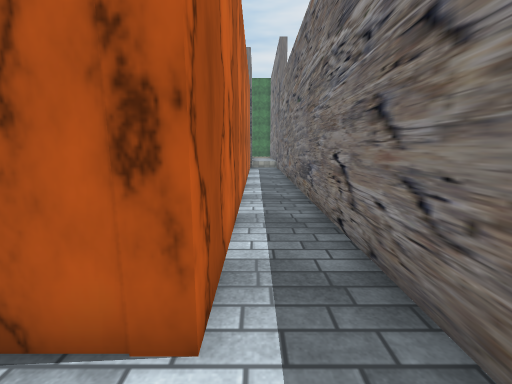
View 1 (above)

12 first-person views from a walk through a Unity game level. The camera is 1.5 m above the floor, tilts 10° down and sees 90° across. Doors are open. The floor is counted in squares, 1 m on a side. Each view is taken from the middle of a square. On the plan, view 1 faces up. The plan holds only what a view shows up to about 13 squares ahead; the rest is blank. The place goes on beyond the plan. The player is left out. Some surface patterns are stand-ins.

View 2
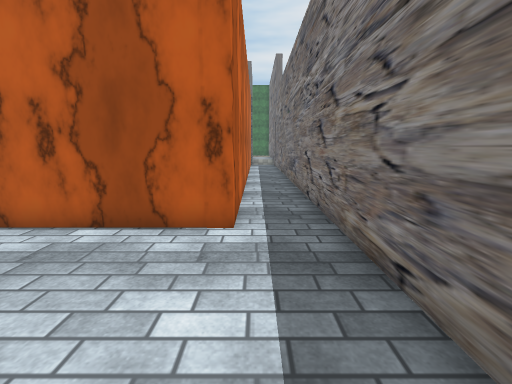

View 3
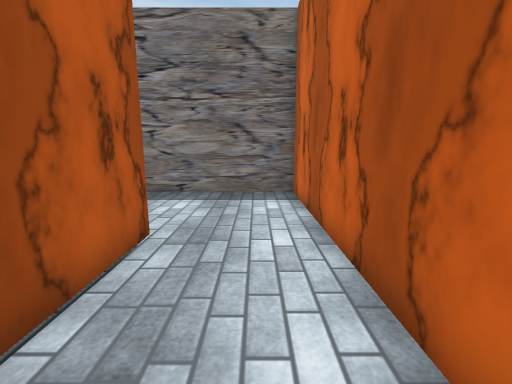

View 4
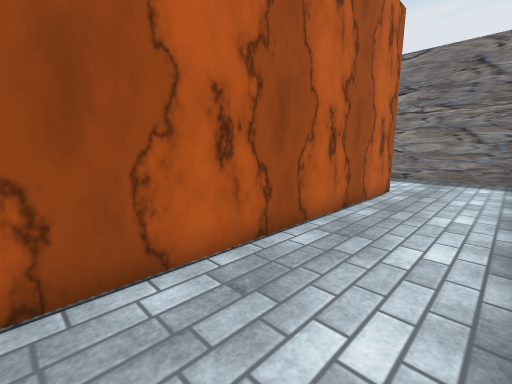

View 5
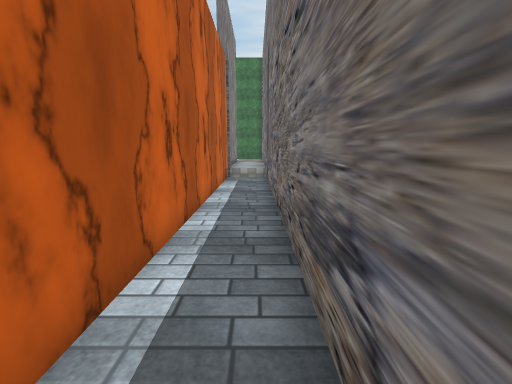

View 6
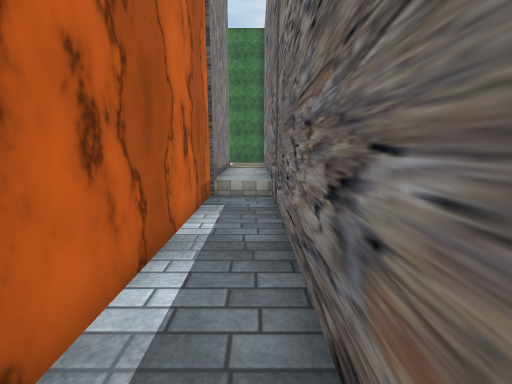

View 7
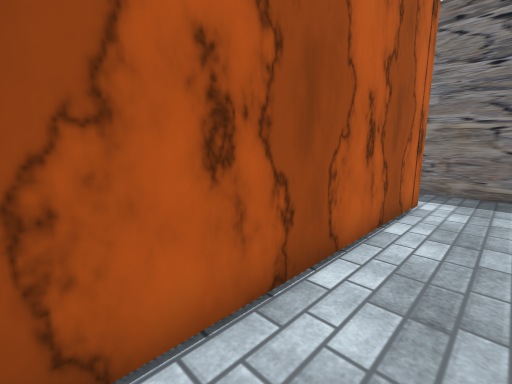

View 8
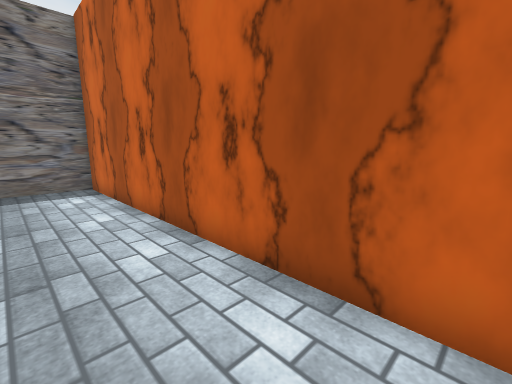

View 9
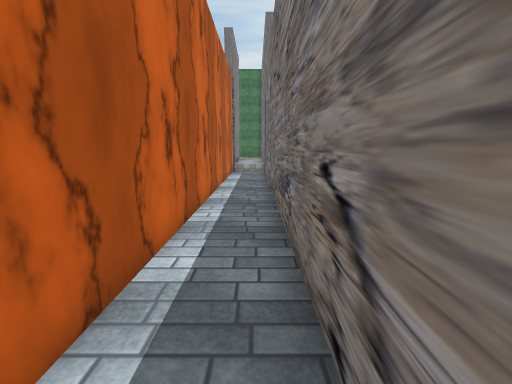

View 10
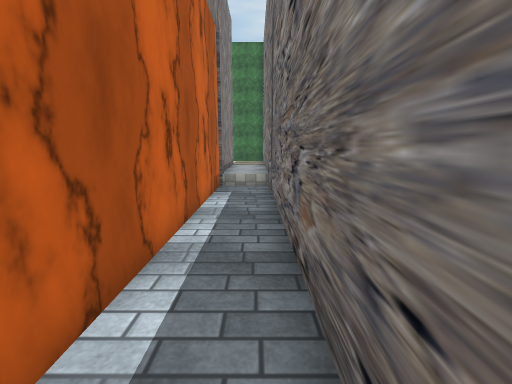

View 11
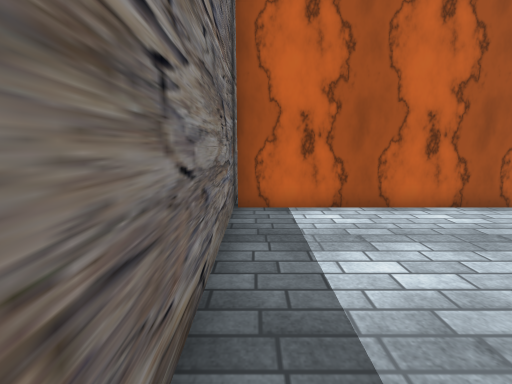

View 12
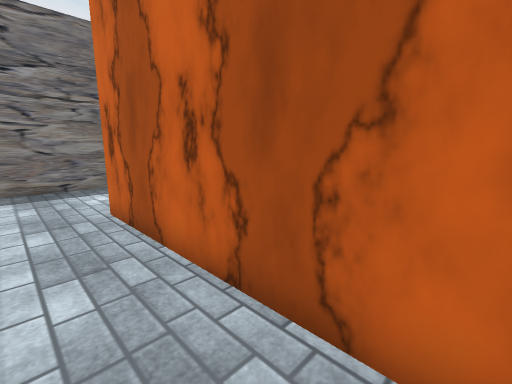

### Floor plan
Points are (right, up) in squares from view 1. A wall is a line through its corners. A room is listed if a view was taken in it or the views show most of it. See-through windows are left out.
Room 1 (views 1, 2, 3, 5, 6, 7, 8, 9, 10, 11, 12)
walls: (-2.6, -1.1) (-12.2, -1.1); (-9.2, -0.6) (-2.6, -0.6); (-9.2, -4.3) (1.5, -4.3); (1.6, -4.1) (1.6, 18.5); (-0.4, 18.5) (-0.4, 1.6) (-8.2, 1.6)
ways out: opening at (-12, -2.5) to room 2
Room 2 (view 4)
walls: (1.6, -5.6) (1.6, -4.1)
ways out: opening at (-12, -2.5) to room 1

Positions as (right, up) in squares from view 1, and headings:
1: (0, 0), facing up
2: (0, -3), facing up
3: (-7, -3), facing right
4: (-12, -4), facing up-right
5: (1, 6), facing up
6: (1, 11), facing up
7: (-8, 0), facing up-right
8: (-9, -2), facing down-right
9: (1, 3), facing up
10: (1, 9), facing up
11: (1, 2), facing down
12: (-9, 1), facing down-right
